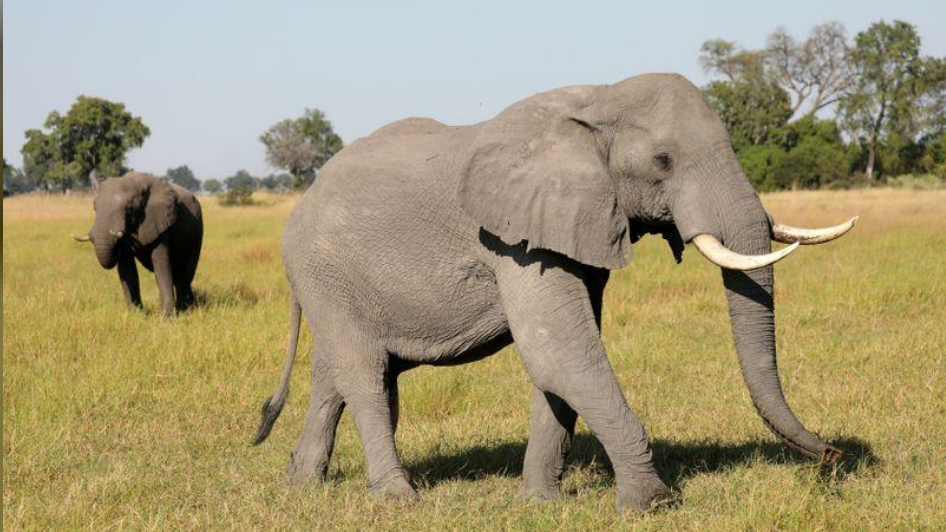
#> input picture images/elephant2.png, 946 x 532 px, found by its file name
$ jupyter execute 3-4-Warp-Transform.ipynb   (shell and % lines are left out)
#> lines starting #> are read from the running program, lines starting #| are printed output that depends on the picture
<a href="https://colab.research.google.com/github/JSJeong-me/AI-Innovation-2024/blob/main/OpenCV/3-4-Warp-Transform.ipynb" target="_parent"></a>

[cell 1]
import cv2
import numpy as np
import matplotlib.pyplot as plt

# Load the image
image_path = './elephant2.png'
image = cv2.imread(image_path)
#> image is the input picture: shape (532, 946, 3); mean B, G, R 118.8, 152.2, 163.6

# Specify four points in the source image (corners of the area you want to warp)
rows, cols, ch = image.shape
#> rows = 532; cols = 946; ch = 3

# Example points for warp, you may need to adjust these based on your image.
src_points = np.float32([[50, 50], [cols - 50, 50], [50, rows - 50], [cols - 50, rows - 50]])

# Define the destination points (where you want to warp the image to)
dst_points = np.float32([[10, 100], [cols - 10, 50], [50, rows - 10], [cols - 50, rows - 50]])

# Compute the perspective transform matrix
matrix = cv2.getPerspectiveTransform(src_points, dst_points)

# Perform the warp transformation
warped_image = cv2.warpPerspective(image, matrix, (cols, rows))
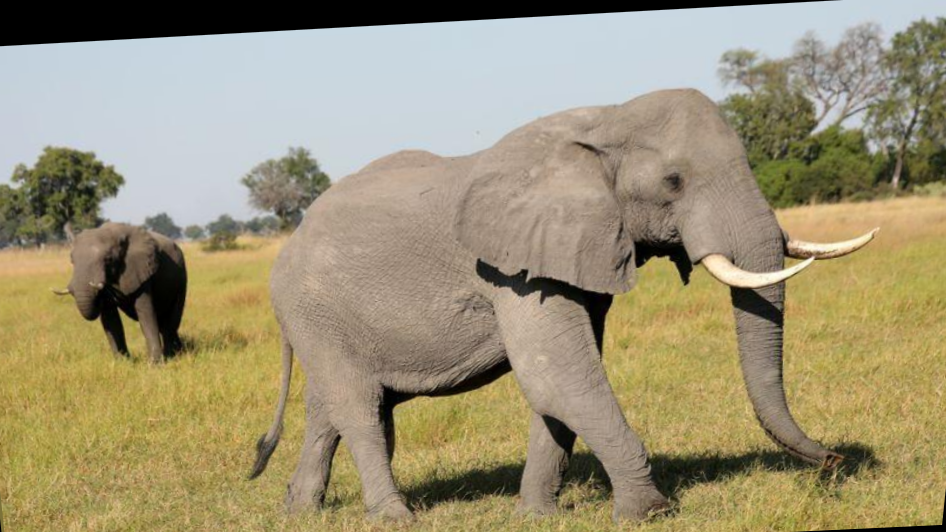
#> warped_image: shape (532, 946, 3); mean B, G, R 117.9, 147.4, 157.6

# Display the original and warped images using matplotlib
plt.figure(figsize=(10, 5))
plt.subplot(121), plt.imshow(cv2.cvtColor(image, cv2.COLOR_BGR2RGB)), plt.title('Original Image')
plt.subplot(122), plt.imshow(cv2.cvtColor(warped_image, cv2.COLOR_BGR2RGB)), plt.title('Warped Image')
plt.show()
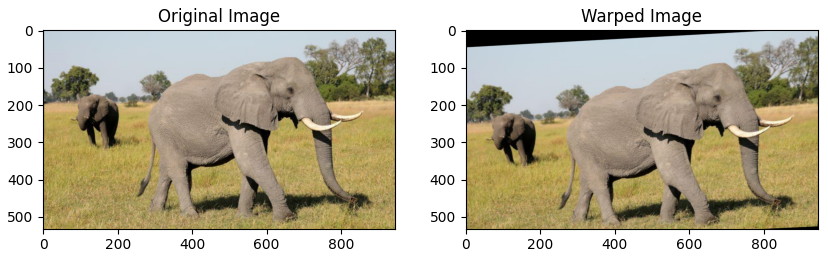
#> figure drawn by matplotlib, 2 panels

Key Differences in this Example:
The src_points are now set at the extreme corners of the image.
The dst_points are set to more extreme positions, causing a stronger distortion and reshaping of the image.
For example, the top left corner of the image is moved to (cols * 0.2, rows * 0.33), and the bottom left corner is moved to (cols * 0.1, rows * 0.9), introducing a large distortion in the resulting image.

[cell 2]
rows, cols, ch = image.shape

# Specify the source points (corners of the area you want to warp)
# Example points chosen from near the corners of the image
src_points = np.float32([[0, 0], [cols, 0], [0, rows], [cols, rows]])
#> src_points = [[0, 0], [946, 0], [0, 532], [946, 532]]

# Define the destination points to create a large warp effect
dst_points = np.float32([[cols * 0.2, rows * 0.33], [cols * 0.8, rows * 0.25],
                         [cols * 0.1, rows * 0.9], [cols * 0.9, rows * 0.9]])

# Compute the perspective transform matrix
matrix = cv2.getPerspectiveTransform(src_points, dst_points)

# Perform the warp transformation
warped_image = cv2.warpPerspective(image, matrix, (cols, rows))
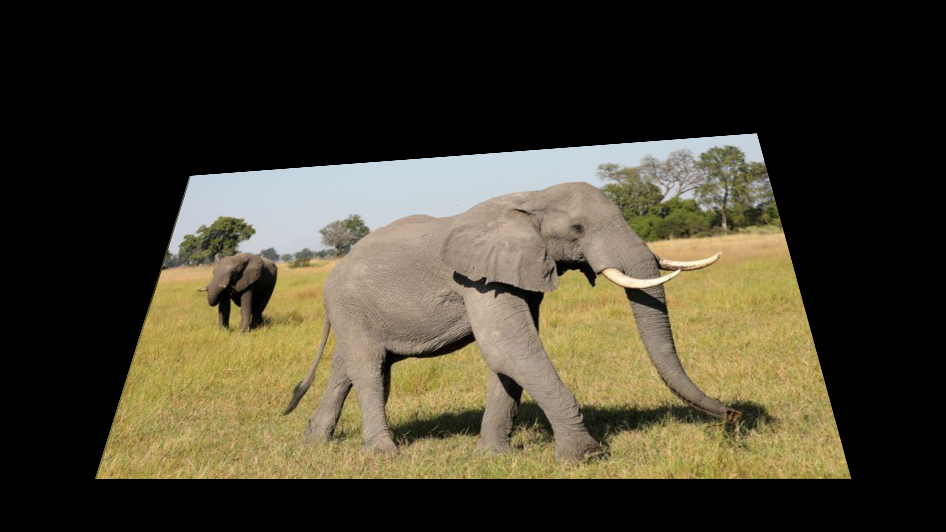
#> warped_image: shape (532, 946, 3); mean B, G, R 46.8, 63.2, 68.9

# Display the original and warped images using matplotlib
plt.figure(figsize=(10, 5))
plt.subplot(121), plt.imshow(cv2.cvtColor(image, cv2.COLOR_BGR2RGB)), plt.title('Original Image')
plt.subplot(122), plt.imshow(cv2.cvtColor(warped_image, cv2.COLOR_BGR2RGB)), plt.title('Large Warp Image')
plt.show()
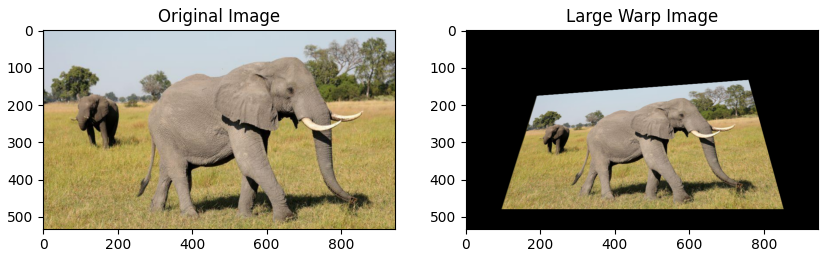
#> figure drawn by matplotlib, 2 panels

$ run again, with images/banana3.jpg saved as images/elephant2.png
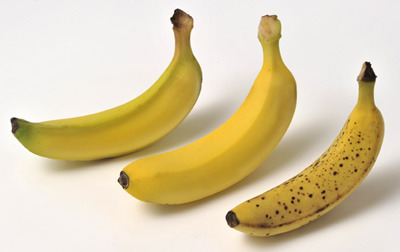
#> input picture images/banana3.jpg, 400 x 252 px, found by its file name
#> image is the input picture: shape (252, 400, 3); mean B, G, R 168.1, 203.9, 218.4
#> `warped_image = cv2.warpPerspective(image, matrix, (cols, rows))`:
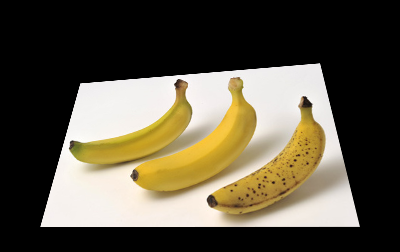
#> warped_image: shape (252, 400, 3); mean B, G, R 69, 85.1, 91.8
#> `plt.show()`:
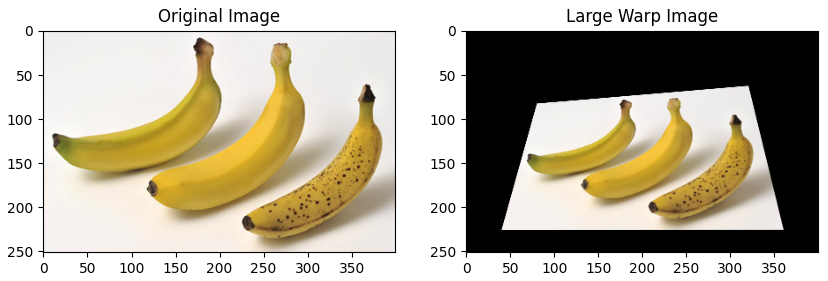
#> figure drawn by matplotlib, 2 panels

$ run again, with images/elephant1.jpg saved as images/elephant2.png
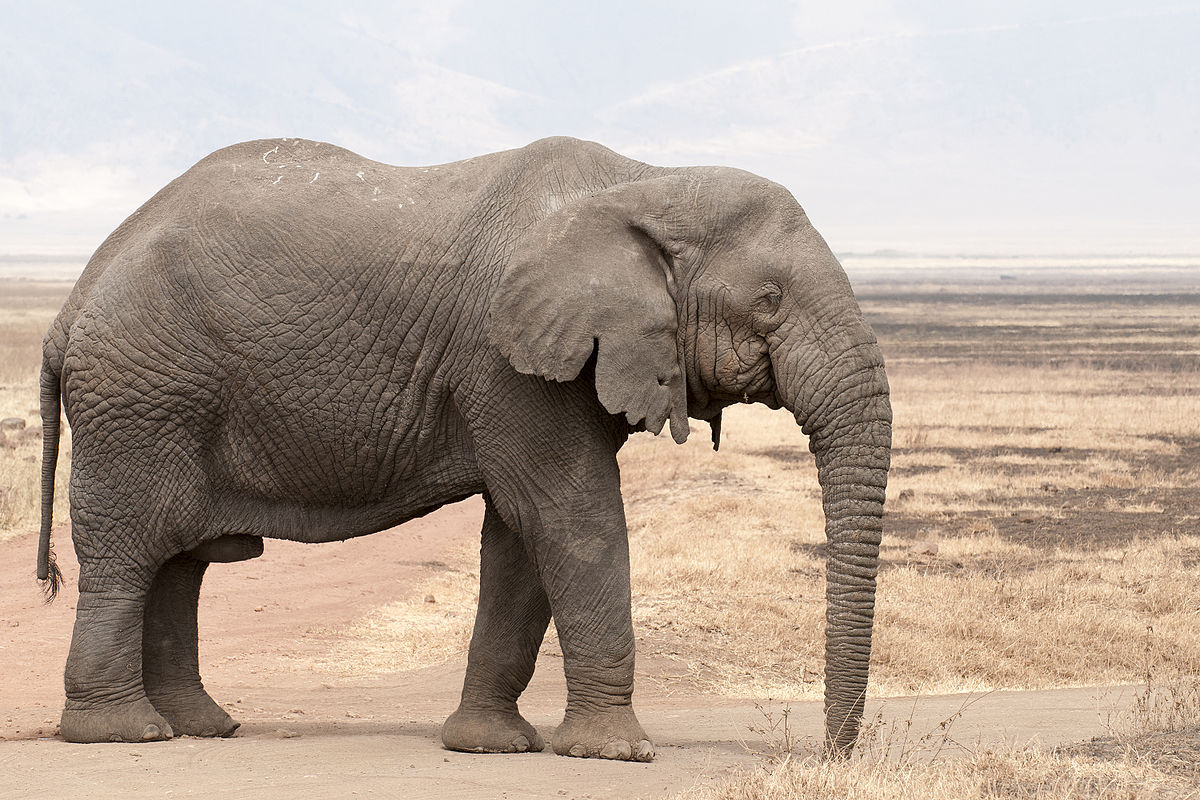
#> input picture images/elephant1.jpg, 1200 x 800 px, found by its file name
#> image is the input picture: shape (800, 1200, 3); mean B, G, R 153.7, 166.2, 181.6
#> `warped_image = cv2.warpPerspective(image, matrix, (cols, rows))`:
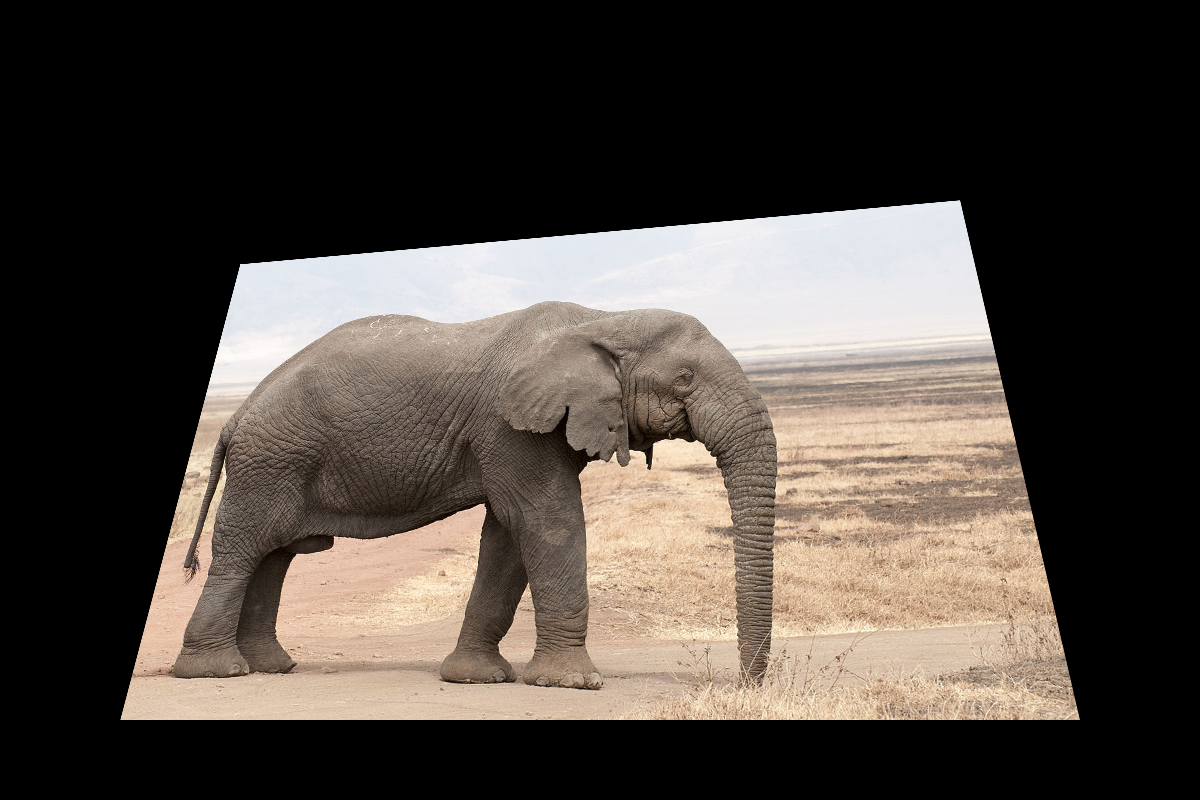
#> warped_image: shape (800, 1200, 3); mean B, G, R 63.5, 69.9, 77.6
#> `plt.show()`:
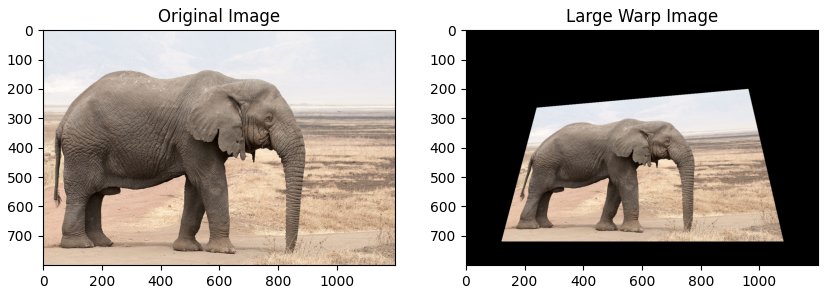
#> figure drawn by matplotlib, 2 panels
